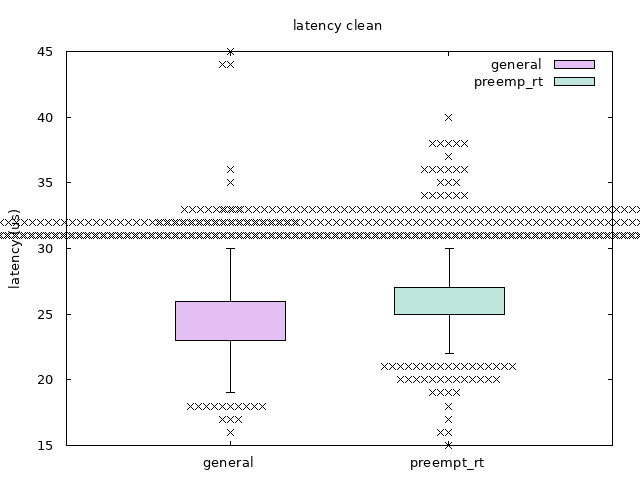

gnuplot code for this plot:
reset
set ylabel 'latency (us)'
set xtics ('general' 1, 'preempt\_rt' 2,)
set title 'latency clean'
set term png enhanced font 'Verdana,10'
set output 'latency_clean.png'

set style fill solid 0.25 border -1
set style boxplot outliers pointtype 2
set style data boxplot

plot \
'../../general/clean/latency.txt' using (1):2 title 'general', \
'../../preempt_rt/clean/latency.txt' using (2):2 title 'preemp\_rt'
